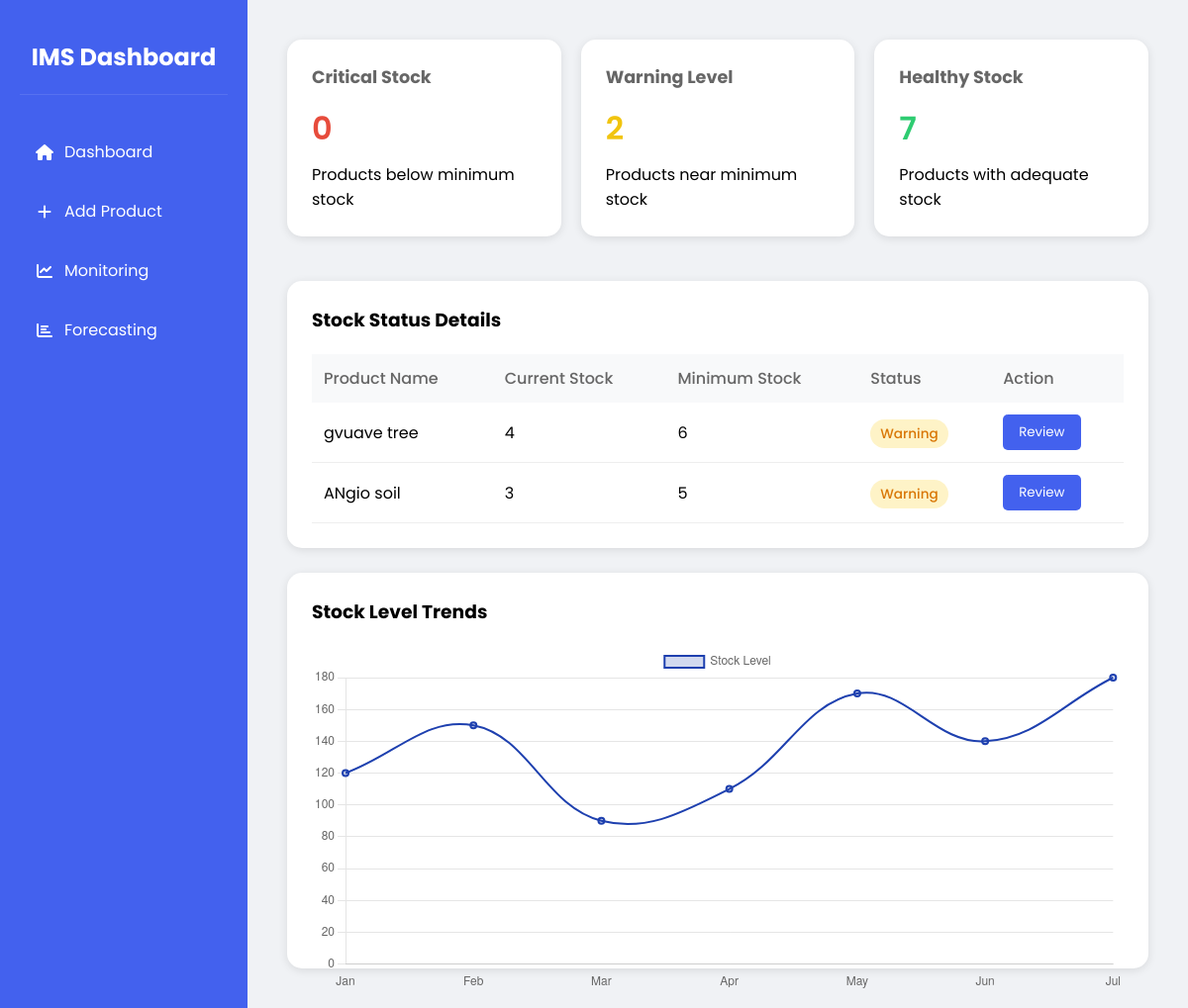
Before: /monitoring with the older database file.
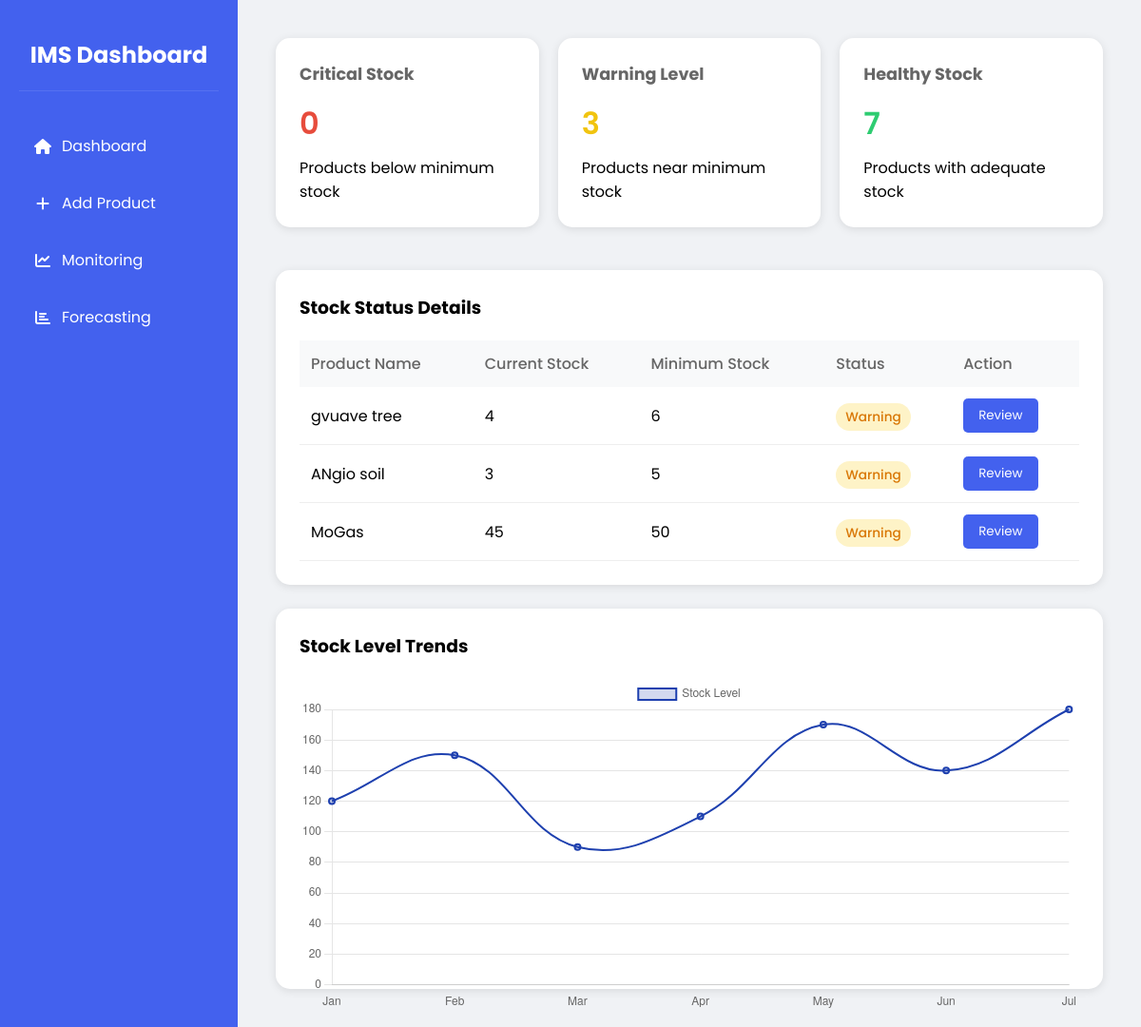
After: the same page with the newer database file.
### app/models/product.py (models this page shows, shortened)
class Product(db.Model):
    id = db.Column(db.Integer, primary_key=True)
    name = db.Column(db.String(100), nullable=False)
    description = db.Column(db.String(500))
    current_stock = db.Column(db.Integer, default=0)
    minimum_stock = db.Column(db.Integer, default=10)
    unit_price = db.Column(db.Float, nullable=False)
    created_at = db.Column(db.DateTime, default=datetime.utcnow)

### app/routes/main.py (the view)
@bp.route('/monitoring')
def monitoring():
    alerts = StockMonitor.get_stock_alerts()
    return render_template('monitoring.html', alerts=alerts)

### app/services/monitoring.py (called while the page is built)
    @staticmethod
    def get_stock_alerts():
        alerts = {
            'critical': [],
            'warning': [],
            'healthy': []
        }
        products = Product.query.all()
        for product in products:
            if product.current_stock <= product.minimum_stock * 0.5:
                alerts['critical'].append(product)
            elif product.current_stock <= product.minimum_stock:
                alerts['warning'].append(product)
            else:
                alerts['healthy'].append(product)
        return alerts

### app/templates/monitoring.html (shortened to what this page needs)
<!DOCTYPE html>
<html>
  <head>
    <link
      href="https://cdnjs.cloudflare.com/ajax/libs/font-awesome/6.0.0/css/all.min.css"
      rel="stylesheet"
    />
  </head>
  <body>
    <div class="sidebar">
      <div class="sidebar-header">
        <h2>IMS Dashboard</h2>
      </div>
      <div class="nav-menu">
        <a href="{{ url_for('main.dashboard') }}">
          <div class="nav-item"><i class="fas fa-home"></i> Dashboard</div>
        </a>
        <a href="{{ url_for('main.add_product') }}">
          <div class="nav-item"><i class="fas fa-plus"></i> Add Product</div>
        </a>
        <a href="{{ url_for('main.monitoring') }}">
          <div class="nav-item">
            <i class="fas fa-chart-line"></i> Monitoring
          </div>
        </a>
        <a href="{{ url_for('main.forecasting') }}">
          <div class="nav-item">
            <i class="fas fa-chart-bar"></i> Forecasting
          </div>
        </a>
      </div>
    </div>
    <div class="main-content">
      <div class="monitoring-container">
        <div class="status-overview">
          <div class="status-card critical">
            <h3>Critical Stock</h3>
            <div class="status-value">{{ alerts.critical|length }}</div>
            <p>Products below minimum stock</p>
          </div>
          <div class="status-card warning">
            <h3>Warning Level</h3>
            <div class="status-value">{{ alerts.warning|length }}</div>
            <p>Products near minimum stock</p>
          </div>
          <div class="status-card healthy">
            <h3>Healthy Stock</h3>
            <div class="status-value">{{ alerts.healthy|length }}</div>
            <p>Products with adequate stock</p>
          </div>
        </div>
        <div class="stock-table">
          <h3 style="margin-bottom: 20px">Stock Status Details</h3>
          <table>
            <thead>
              <tr>
                <th>Product Name</th>
                <th>Current Stock</th>
                <th>Minimum Stock</th>
                <th>Status</th>
                <th>Action</th>
              </tr>
            </thead>
            <tbody>
               {% for product in alerts.warning %}
              <tr>
                <td>{{ product.name }}</td>
                <td>{{ product.current_stock }}</td>
                <td>{{ product.minimum_stock }}</td>
                <td>
                  <span class="status-badge status-warning">Warning</span>
                </td>
                <td>
                  <button class="action-btn review-btn" data-id="123">
                    Review
                  </button>
                </td>
              </tr>
              {% endfor %}
            </tbody>
          </table>
        </div>
        <div class="chart-container">
          <h3 style="margin-bottom: 20px">Stock Level Trends</h3>
          <canvas id="stock-trend"></canvas>
        </div>
      </div>
    </div>
    <script>
      document.addEventListener("DOMContentLoaded", function () {
        const ctx = document.getElementById("stock-trend").getContext("2d");
        const stockData = {
          labels: ["Jan", "Feb", "Mar", "Apr", "May", "Jun", "Jul"],
          datasets: [
            {
              label: "Stock Level",
              data: [120, 150, 90, 110, 170, 140, 180],
              borderColor: "#1E40AF",
              backgroundColor: "rgba(30, 64, 175, 0.2)",
              borderWidth: 2,
              tension: 0.4, // Smooth curves
            },
          ],
        };
        new Chart(ctx, {
          type: "line",
          data: stockData,
          options: {
            responsive: true,
            maintainAspectRatio: false,
            scales: {
              x: { grid: { display: false } },
              y: { beginAtZero: true },
            },
          },
        });
      });
    </script>
  </body>
</html>

Changed rows visible on the page:
added Product: name "MoGas", current_stock "45", minimum_stock "50"
Other visible differences:
{{ alerts.warning|length }}: "2" → "3"
